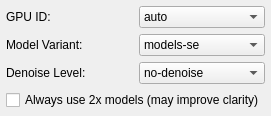
               <widget class="QWidget" name="tab_RealCUGAN">
                <attribute name="title">
                 <string notr="true">Real-CUGAN</string>
                </attribute>
                <attribute name="toolTip">
                 <string>Real-CUGAN-NCNN-Vulkan:
- High-quality 2D anime upscaler from Bilibili.
- Multiple denoise and scale models.
- Pro, SE, and Nose model variants.</string>
                </attribute>
                <layout class="QGridLayout" name="gridLayout_RealCUGAN">
                 <property name="leftMargin"><number>6</number></property>
                 <property name="topMargin"><number>6</number></property>
                 <property name="rightMargin"><number>6</number></property>
                 <property name="bottomMargin"><number>6</number></property>
                 <item row="0" column="0">
                  <widget class="QLabel" name="label_RealCUGAN_GPU">
                   <property name="text"><string>GPU ID:</string></property>
                  </widget>
                 </item>
                 <item row="0" column="1">
                  <widget class="QComboBox" name="comboBox_GPUID_RealCUGAN">
                   <property name="toolTip"><string>Select GPU for Real-CUGAN engine.</string></property>
                   <item><property name="text"><string notr="true">auto</string></property></item>
                  </widget>
                 </item>
                 <item row="1" column="0">
                  <widget class="QLabel" name="label_RealCUGAN_Model">
                   <property name="text"><string>Model Variant:</string></property>
                  </widget>
                 </item>
                 <item row="1" column="1">
                  <widget class="QComboBox" name="comboBox_ModelVariant_RealCUGAN">
                   <property name="toolTip"><string>SE = standard, Pro = higher quality, Nose = no denoise.</string></property>
                   <item><property name="text"><string notr="true">models-se</string></property></item>
                   <item><property name="text"><string notr="true">models-pro</string></property></item>
                   <item><property name="text"><string notr="true">models-nose</string></property></item>
                  </widget>
                 </item>
                 <item row="2" column="0">
                  <widget class="QLabel" name="label_RealCUGAN_Denoise">
                   <property name="text"><string>Denoise Level:</string></property>
                  </widget>
                 </item>
                 <item row="2" column="1">
                  <widget class="QComboBox" name="comboBox_Denoise_RealCUGAN">
                   <property name="toolTip"><string>Select denoise level for Real-CUGAN.</string></property>
                   <item><property name="text"><string notr="true">no-denoise</string></property></item>
                   <item><property name="text"><string notr="true">denoise1x</string></property></item>
                   <item><property name="text"><string notr="true">denoise2x</string></property></item>
                   <item><property name="text"><string notr="true">denoise3x</string></property></item>
                  </widget>
                 </item>
                 <item row="3" column="0" colspan="2">
                  <widget class="QCheckBox" name="checkBox_AlwaysUse2x_RealCUGAN">
                   <property name="text"><string>Always use 2x models (may improve clarity)</string></property>
                  </widget>
                 </item>
                </layout>
               </widget>
